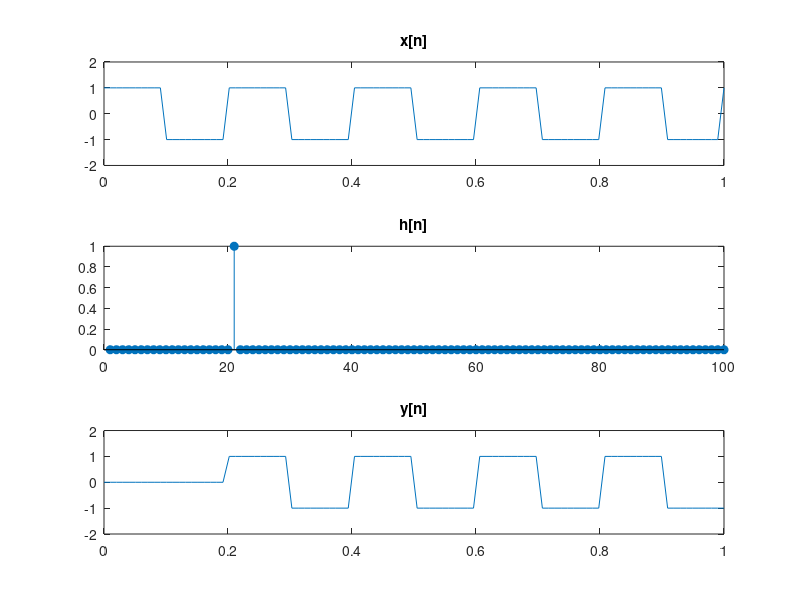

The MATLAB source for this figure:
%Convolution of x[n] with delta[n]
clc
clear all
close all
%Step 1: Generation of x[n]:sine wave
t=linspace(0,1,100);
x=square(2*pi*5*t);
%Step 2: Generation of delta(n)
h=[zeros(1,20),1,zeros(1,79)];
%Step 3: Perform the convolution
y=filter(h,1,x);
subplot(3,1,1),plot(t,x),
axis([0 1 -2 2]),title('x[n]')
subplot(3,1,2),stem(h,'filled'),title('h[n]')
subplot(3,1,3),plot(t,y),
axis([0 1 -2 2]),title('y[n]')
